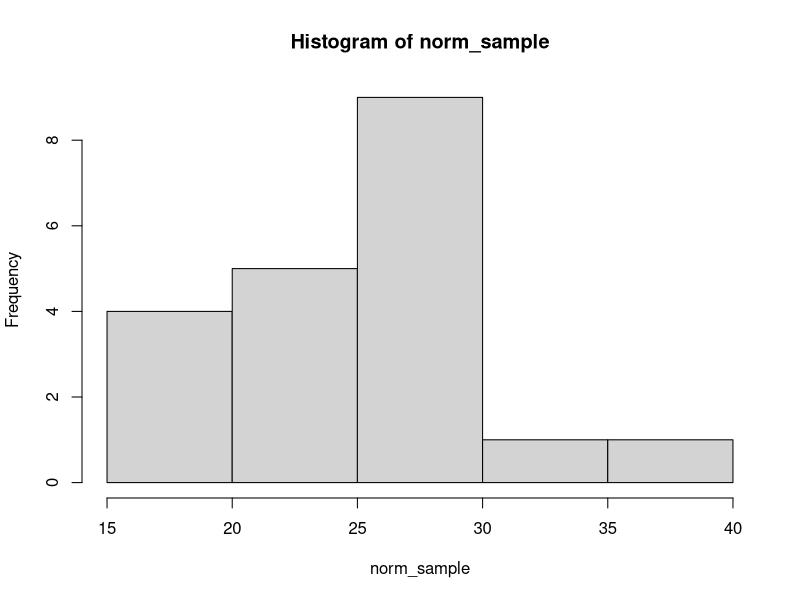
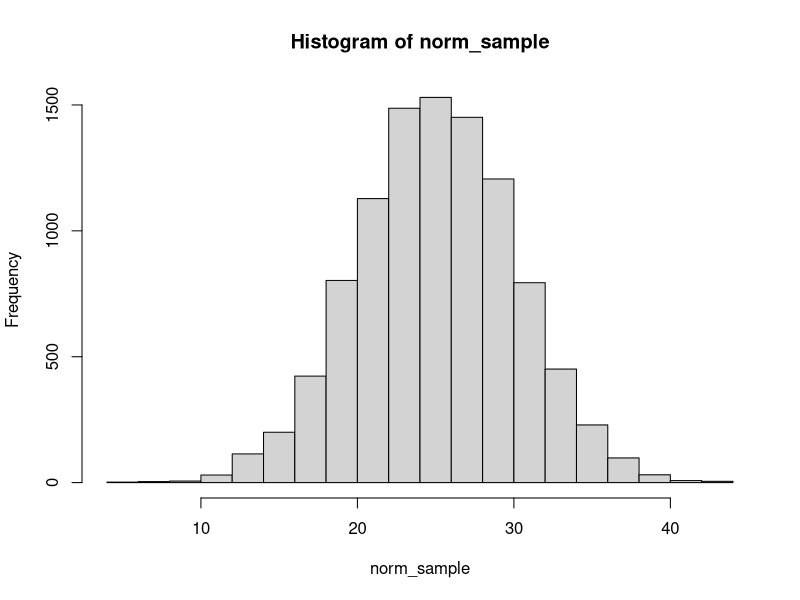

These charts were generated, in order, by the following R code:
## ---- chunk 1
#create a world of sick and healthy patients. This represents the 'real world' 
nsick <- 3000
nhealthy <- 7000
patient_sick <- c(rep(T, nsick), rep(F, nhealthy))
## ---- chunk 2
#administer the tests, get the results 
test_results <- c(rep(T, nsick*(99/100)), 
                     rep(F, nsick*(1/100)),
                     rep(T, nhealthy*(2/10)), 
                     rep(F, nhealthy*(8/10)))
## ---- chunk 3
#get the number of positive test results from the total number of test results
mean(test_results)
## ---- chunk 4
norm_sample <- rnorm(n = 20, mean = 25, sd = 5)
## ---- chunk 5
hist(norm_sample)
## ---- chunk 6
norm_sample <- rnorm(10000, 25, 5)
hist(norm_sample)
## ---- chunk 7
pnorm(q=60,
      mean=50,
      sd = 10,
      lower.tail = TRUE)
## ---- chunk 8
dnorm(x=50,
      mean = 50, 10)
## ---- chunk 9
unif_sample <- runif(100, 0, 1) 
## ---- chunk 10
punif(30, min=0, max=60, lower.tail = TRUE) - punif(20, min=0, max=60, lower.tail = TRUE)
## ---- chunk 11
P_30_to_60 <- punif(60, min=0, max=60) - punif(30, min=0, max=60)
P_30_to_60
## ---- chunk 12
dunif(2, 0, 60)
## ---- chunk 13
exam <- rbinom(5, 10, 0.6)
mean(exam)
